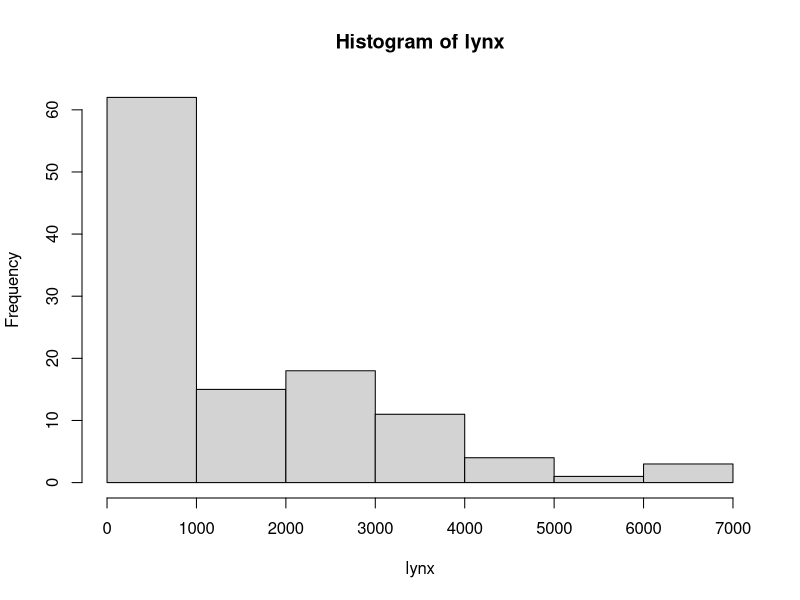
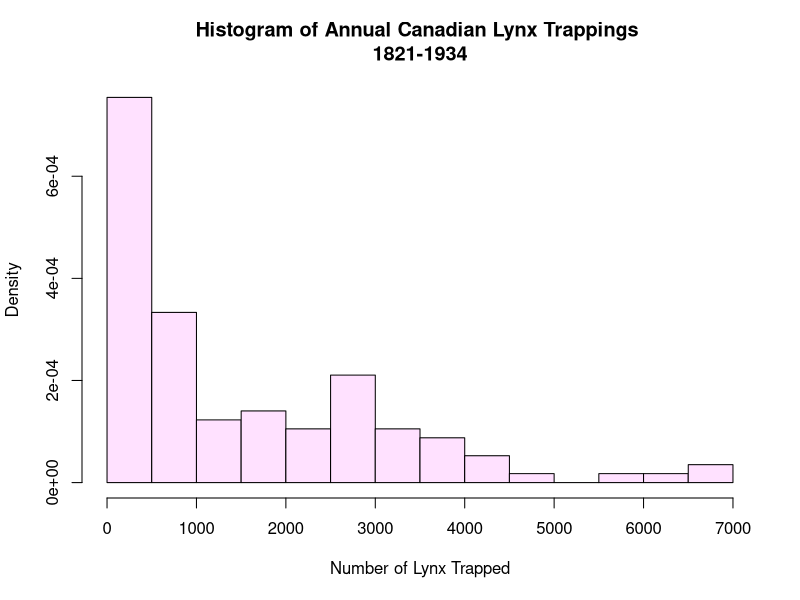
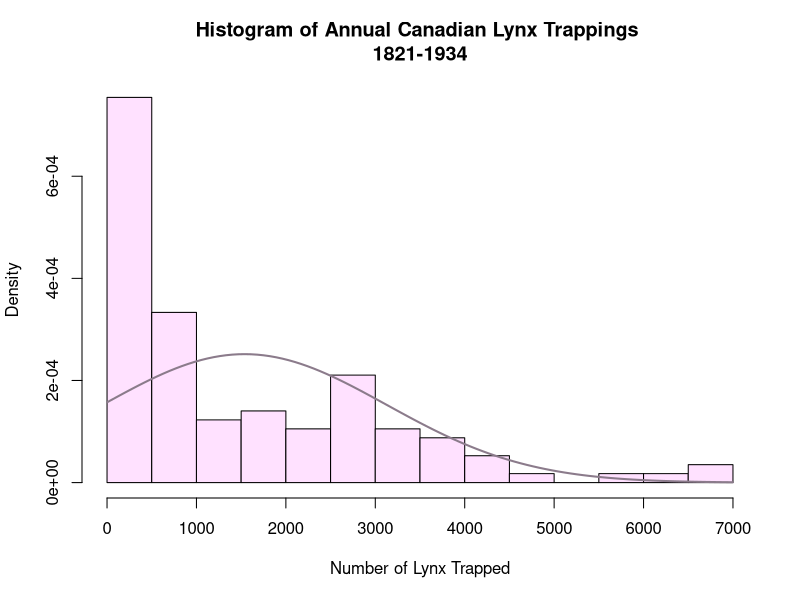

Recreate these plots in R, in order.
## ---- chunk 1
#Load Datasets
require("datasets")
data("lynx")
hist(lynx)
## ---- chunk 2
h<-hist(lynx,
        breaks = 11,
        freq=FALSE, #if freq=FALSE ,this will draw normal distribution  , i.e density .
        col="thistle1",
        main = "Histogram of Annual Canadian Lynx Trappings \n1821-1934",
        xlab="Number of Lynx Trapped"
        )
## ---- chunk 3
h<-hist(lynx,
        breaks = 11,
        freq=FALSE, #if freq=FALSE ,this will draw normal distribution  , i.e density .
        col="thistle1",
        main = "Histogram of Annual Canadian Lynx Trappings \n1821-1934",
        xlab="Number of Lynx Trapped"
        )
curve(dnorm(x,mean=mean(lynx),sd=sd(lynx)),
      col="thistle4",
      lwd=2,
      add=TRUE)
?curve

## ---- chunk 4
#cleanup
rm(list=ls())
